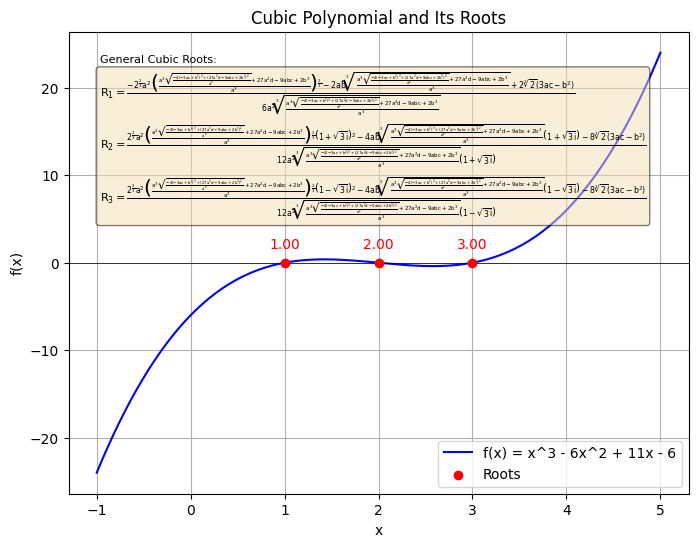

Reproduce this figure in Python.
import sympy as sp
import numpy as np
import matplotlib.pyplot as plt

# Define symbols for a general cubic: a*x^3 + b*x^2 + c*x + d = 0
a, b, c, d, x = sp.symbols('a b c d x')
general_poly = a*x**3 + b*x**2 + c*x + d

# Derive the general expression for the roots using sympy's solve function
general_roots = sp.solve(general_poly, x)
# Simplify the expressions
general_roots = [sp.simplify(root) for root in general_roots]

# Print the derived mathematical expressions for the roots
print("General expression for the roots of a cubic polynomial a*x^3 + b*x^2 + c*x + d = 0:")
for idx, expr in enumerate(general_roots, start=1):
    print(f"Root {idx} =", expr)

# Define a sample cubic polynomial: f(x) = x^3 - 6*x^2 + 11*x - 6
# Its coefficients are: a = 1, b = -6, c = 11, d = -6
sample_a = 1
sample_b = -6
sample_c = 11
sample_d = -6
sample_poly = sample_a*x**3 + sample_b*x**2 + sample_c*x + sample_d

# Compute the roots for the sample polynomial symbolically and convert to numerical values
sample_roots = sp.solve(sample_poly, x)
sample_roots = [sp.N(root) for root in sample_roots]
print("\nRoots for the sample polynomial f(x) = x^3 - 6*x^2 + 11*x - 6:")
for idx, root in enumerate(sample_roots, start=1):
    print(f"Root {idx} =", root)

# Create a numerical function for the sample polynomial using lambdify
f = sp.lambdify(x, sample_poly, 'numpy')

# Set up a range for x values, covering a little extra beyond the extreme roots
roots_float = [float(root) for root in sample_roots]
x_start = min(roots_float) - 2
x_end = max(roots_float) + 2
x_vals = np.linspace(x_start, x_end, 400)
y_vals = f(x_vals)

# Plot the sample polynomial function
plt.figure(figsize=(8, 6))
plt.plot(x_vals, y_vals, label='f(x) = x^3 - 6x^2 + 11x - 6', color='blue')

# Mark the roots on the plot
plt.scatter(roots_float, f(np.array(roots_float)), color='red', zorder=5, label='Roots')

# Annotate each root on the plot
for r in roots_float:
    plt.annotate(f'{r:.2f}', (r, f(r)), textcoords="offset points", xytext=(0,10), ha='center', color='red')

# Create an annotation text for the general expression using LaTeX formatting.
# Each root is enclosed within $...$ for math rendering.
general_expr_lines = []
for i, expr in enumerate(general_roots):
    # Use LaTeX formatting for each root
    general_expr_lines.append(f"$R_{{{i+1}}} = {sp.latex(expr)}$")
general_expr_annotation = "General Cubic Roots:\n" + "\n".join(general_expr_lines)
plt.text(0.05, 0.95, general_expr_annotation, transform=plt.gca().transAxes,
         fontsize=8, verticalalignment='top',
         bbox=dict(boxstyle="round", facecolor="wheat", alpha=0.5))

plt.axhline(0, color='black', linewidth=0.5)
plt.xlabel('x')
plt.ylabel('f(x)')
plt.title('Cubic Polynomial and Its Roots')
plt.legend()
plt.grid(True)

# Save the plot, do not display it
plt.savefig("cubic_roots.png", bbox_inches='tight')
plt.close()
